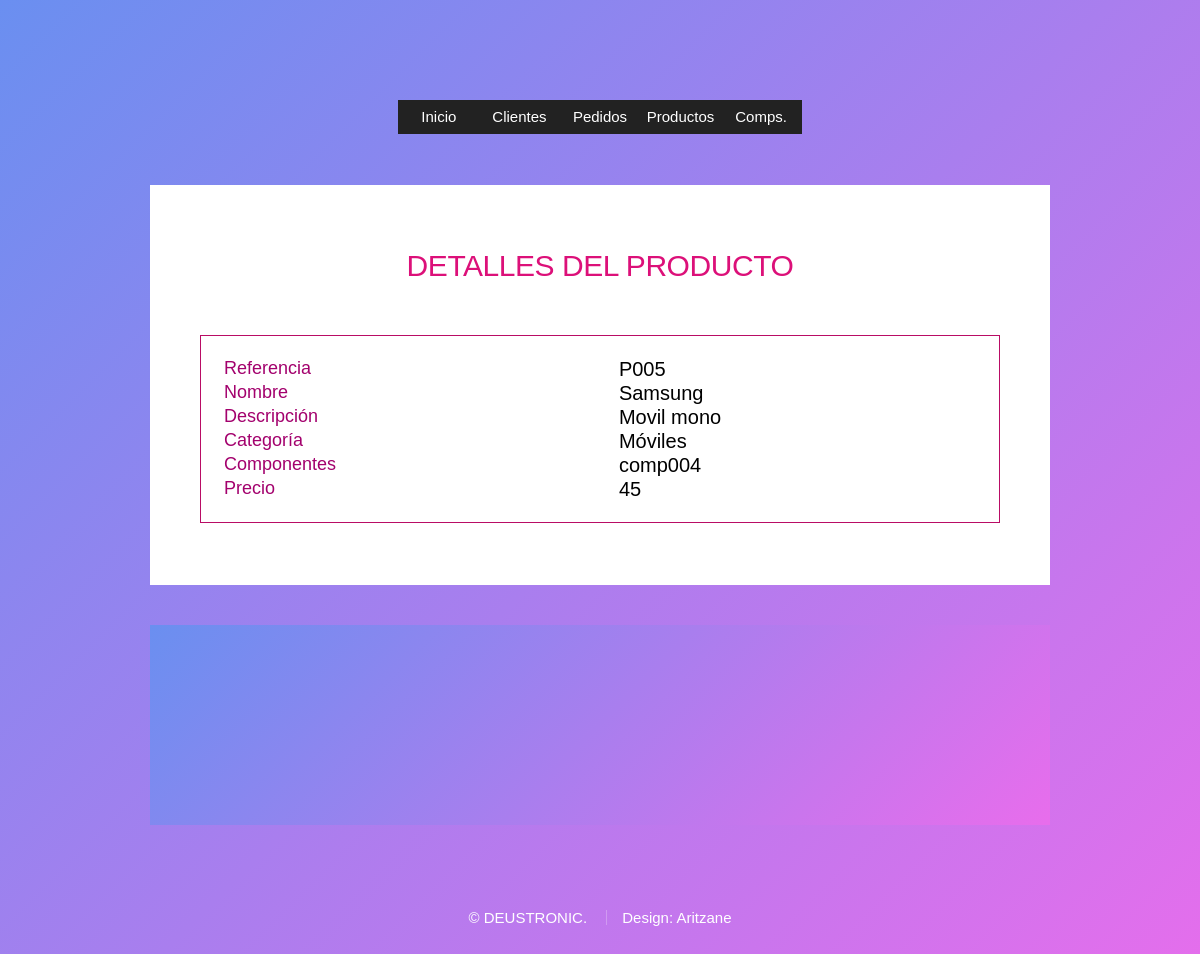
Page /miApp/productos/23/ on the committed database.
### miApp/models.py (models this page shows, shortened)
class Productos(models.Model):
    referencia = models.CharField(max_length=50)
    precio = models.IntegerField()
    nombre = models.CharField(max_length=30)
    descripcion = models.CharField(max_length=100)
    categoria = models.CharField(max_length=40) #DICCIONARIO DE CATEGORIAS(?
    tipo_componentes = models.ManyToManyField(Componente)

class Componente(models.Model):
    codigo = models.CharField(max_length=20, default = '')
    modelo = models.CharField(max_length=30)
    marca = models.CharField(max_length=30)

### miApp/views.py (the view)
# urls.py: path('productos/<int:pk>/', views.ProductoDetailView.as_view(), name='productodetalle'),
class ProductoDetailView(DetailView):
    model = Productos
    template_name = 'producto_detalle.html'
    def get_context_data(self, **kwargs):
        context = super(ProductoDetailView, self).get_context_data(**kwargs)
        context['titulo_pagina'] = 'Detalles del producto'
        return context

### miApp/templates/producto_detalle.html (shortened to what this page needs)
{% extends "base.html" %}
{% load static %}
{% block intro %}
    <table class="tabla">
                    <tr>
                        <th>Referencia</th>
                        <td>{{productos.referencia}}</td>
                    </tr>
                    <tr>
                        <th>Nombre</th>
                    <td>{{ productos.nombre }}</td>
                    </tr>
                    <tr>
                        <th>Descripción</th>
                        <td>{{productos.descripcion}}</td>
                    </tr>
                    <tr>
                        <th>Categoría</th>
                        <td>{{productos.categoria}}</td>
                    </tr>
                    <tr>
                        <th>Componentes</th>
                        {% for comp in object.tipo_componentes.all %}
                        <td>{{comp.codigo}}</td>
                        {% endfor %}
                    </tr>
                    <tr>
                        <th>Precio</th>
                        <td>{{productos.precio}}</td>
                    </tr>
    </table>
{% endblock intro %}

### miApp/templates/producto_detalle.html (style rules this page uses)
.tabla { border: 1px solid #B90C65; padding: 20px; }
th { float: left; font-weight:bolder; color: #A3016D ; font-size: 18px; }

### miApp/templates/base.html (style rules this page uses)
html { box-sizing: border-box; }
*, *:before, *:after { box-sizing: inherit; }
body { background-image: url("images/overlay.png"), url("images/bg.jpg"); background-repeat: repeat, no-repeat; background-size: auto, 100% 100%; background-attachment: fixed; overflow-y: scroll; }
body.is-preload *, body.is-preload *:before, body.is-preload *:after { -moz-animation: none !important; -webkit-animation: none !important; -ms-animation: none !important; animation: none !important; -moz-transition: none !important; -webkit-transition: none !important; -ms-transition: none !important; transition: none !important; }
body, input, select { font-family: 'Source Sans Pro', sans-serif; font-weight: 300; color: #777777; font-size: 20pt; line-height: 1.75em; }
@media screen and (max-width: 1680px) { body, input, textarea, select { font-size: 15pt; } }
table { width: 100%; }
body { line-height: 1; background:linear-gradient(135deg, #6A8FF0 0%, #E86DEC 100%) ; }
.row.aln-right, { justify-content: flex-end; }

### rows in the picture
Productos: referencia "P005", nombre "Samsung", descripcion "Movil mono", categoria "Móviles", precio "45"
Componente: codigo "comp004"

### other values in the picture
{{ titulo_pagina }} "DETALLES DEL PRODUCTO"
